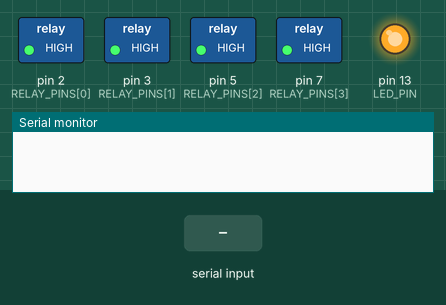
The sketch below on a simulated Arduino Uno, built with avr-gcc and run on an emulated ATmega328P. Parts: switched loads named in the sketch (green lamp = pin HIGH), output pins drawn as LEDs (lit = HIGH), the last lines printed to the serial monitor. Inputs (shaded band) come from the test bench.

Above: at 1.2 s.
1.3 s: "LED OFF\n" received over Serial
At 2.5 s:
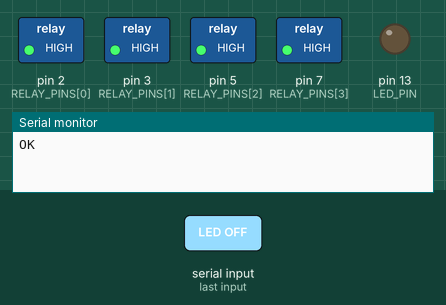
2.8 s: "LED ON\n" received over Serial
At 3.7 s:
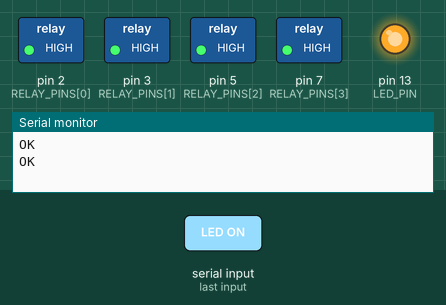
Timing chart, 0 to 5.8 s (numbered marks = the images above; inputs shaded):
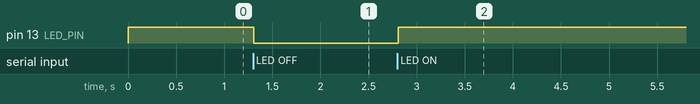

The sketch:

sketch_2025_10_14.ino
```cpp
/*
   --------------------------------------------------------------
   Arduino relay controller for use with the Python ArduinoConnection
   --------------------------------------------------------------
   Commands (newline-terminated):
     PING                             → PONG
     LED ON / LED OFF                 → OK
     STATUS                           → READY
     RELAY_ON;<pin>;<delay_ms>;<dur>  → OK | BUSY | ERR
     Hi, are you arduino?             → This is Arduino
   --------------------------------------------------------------
   Set RELAYS_ACTIVE_LOW to true if your relay board is “low-level
   trigger” (coil energises when its input pin is LOW).
   -------------------------------------------------------------- */

#include <Arduino.h>

/* ---------- configuration ---------- */
const uint32_t BAUD = 9600;

/* Relay pins actually wired */
const int RELAY_PINS[] = {2, 3, 5, 7, 13};
const uint8_t NUM_RELAYS = sizeof(RELAY_PINS) / sizeof(RELAY_PINS[0]);

/* true  = active-LOW modules
   false = active-HIGH modules */
#define RELAYS_ACTIVE_LOW  true

/* ----------------------------------- */
const char *HANDSHAKE_Q = "Hi, are you arduino?";
const char *HANDSHAKE_A = "This is Arduino";
const uint8_t LED_PIN   = LED_BUILTIN;

/* millis-based schedules */
uint32_t relayOnAt [NUM_RELAYS] = {0};
uint32_t relayOffAt[NUM_RELAYS] = {0};

/* drive relay respecting active-low logic */
inline void setRelay(uint8_t idx, bool on)
{
  bool level = RELAYS_ACTIVE_LOW ? !on : on;
  digitalWrite(RELAY_PINS[idx], level);
}

/* read a CR/LF-terminated line */
bool readLine(String &out)
{
  while (Serial.available())
  {
    char c = Serial.read();
    if (c == '\r') continue;
    if (c == '\n') return true;
    out += c;
    if (out.length() > 120) out = "";          // overflow guard
  }
  return false;
}

/* ---------------- command handler ---------------- */
void handleCommand(const String &cmd)
{
  if (cmd.equalsIgnoreCase("PING"))
  {
    Serial.println("PONG");
  }
  else if (cmd.equalsIgnoreCase("LED ON"))
  {
    digitalWrite(LED_PIN, HIGH);  Serial.println("OK");
  }
  else if (cmd.equalsIgnoreCase("LED OFF"))
  {
    digitalWrite(LED_PIN, LOW);   Serial.println("OK");
  }
  else if (cmd.equalsIgnoreCase("STATUS"))
  {
    Serial.println("READY");
  }
  else if (cmd.equalsIgnoreCase(HANDSHAKE_Q))
  {
    Serial.println(HANDSHAKE_A);
  }
  else if (cmd.startsWith("RELAY_ON;"))         // RELAY_ON;pin;delay;dur
  {
    int p1 = cmd.indexOf(';');
    int p2 = cmd.indexOf(';', p1 + 1);
    int p3 = cmd.indexOf(';', p2 + 1);
    if (p1 < 0 || p2 < 0 || p3 < 0) { Serial.println("ERR"); return; }

    int  pin      = cmd.substring(p1 + 1, p2).toInt();
    long delayMs  = cmd.substring(p2 + 1, p3).toInt();
    long durMs    = cmd.substring(p3 + 1).toInt();

    bool found = false;
    for (uint8_t i = 0; i < NUM_RELAYS; ++i)
    {
      if (RELAY_PINS[i] == pin)
      {
        found = true;
        uint32_t now = millis();
        if (relayOffAt[i] > now)
        {
          Serial.println("BUSY");
        }
        else
        {
          relayOnAt[i]  = now + (uint32_t)delayMs;
          relayOffAt[i] = relayOnAt[i] + (uint32_t)durMs;
          Serial.println("OK");
        }
        break;
      }
    }
    if (!found) Serial.println("ERR");
  }
  else if (cmd.startsWith("RELAY_ON_OVERWRITE;"))   // RELAY_ON_OVERWRITE;pin;delay;dur
  {
    int p1 = cmd.indexOf(';');
    int p2 = cmd.indexOf(';', p1 + 1);
    int p3 = cmd.indexOf(';', p2 + 1);
    if (p1 < 0 || p2 < 0 || p3 < 0) { Serial.println("ERR"); return; }

    int  pin      = cmd.substring(p1 + 1, p2).toInt();
    long delayMs  = cmd.substring(p2 + 1, p3).toInt();
    long durMs    = cmd.substring(p3 + 1).toInt();

    bool found = false;
    for (uint8_t i = 0; i < NUM_RELAYS; ++i)
    {
      if (RELAY_PINS[i] == pin)
      {
        found = true;
        uint32_t now = millis();
        // No busy check - always overwrite
        relayOnAt[i]  = now + (uint32_t)delayMs;
        relayOffAt[i] = relayOnAt[i] + (uint32_t)durMs;
        Serial.println("OK");
        break;
      }
    }
    if (!found) Serial.println("ERR");
  }
  else
  {
    Serial.println("ERR");
  }
}

/* ------------------ setup ------------------ */
void setup()
{
  Serial.begin(BAUD);
  while (!Serial) { }                   // wait for USB CDC

  pinMode(LED_PIN, OUTPUT);
  digitalWrite(LED_PIN, LOW);

  for (uint8_t i = 0; i < NUM_RELAYS; ++i)
  {
    pinMode(RELAY_PINS[i], OUTPUT);
    setRelay(i, false);                 // ensure OFF at boot
  }
}

/* ------------------- loop ------------------- */
void loop()
{
  static String line = "";

  if (readLine(line))
  {
    line.trim();
    if (line.length() > 0) handleCommand(line);
    line = "";
  }

  /* non-blocking relay scheduler */
  uint32_t now = millis();
  for (uint8_t i = 0; i < NUM_RELAYS; ++i)
  {
    if (relayOnAt[i] && now >= relayOnAt[i])
    {
      setRelay(i, true);   relayOnAt[i] = 0;
    }
    if (relayOffAt[i] && now >= relayOffAt[i])
    {
      setRelay(i, false);  relayOffAt[i] = 0;
    }
  }
}
```

Measured:
- after the input at 1.3 s, pin 13 (LED_PIN): HIGH → LOW at once
- after the input at 2.8 s, pin 13 (LED_PIN): LOW → HIGH at once
